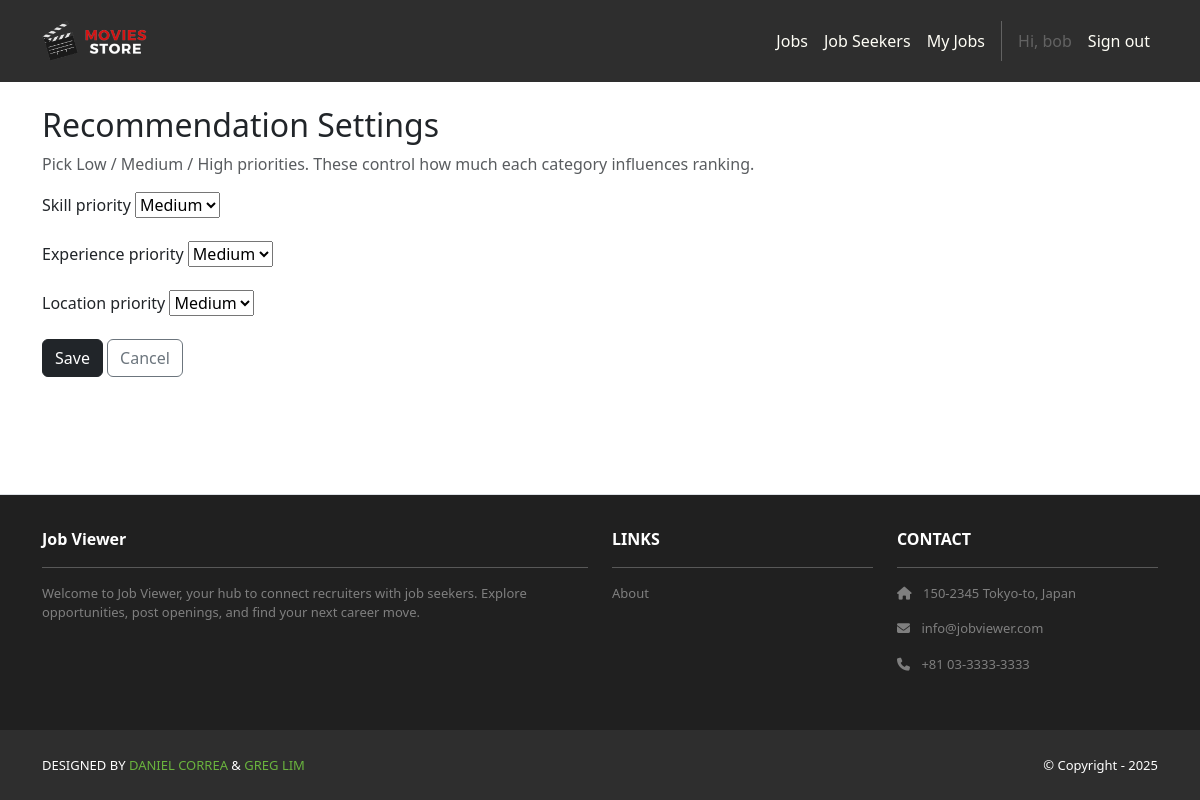
The page /accounts/settings/recommendations/ (signed in) on the database its author committed.
### accounts/models.py (models this page shows, shortened)
class User(AbstractUser):
    class Roles(models.TextChoices):
        RECRUITER = "RECRUITER", "Recruiter"
        JOB_SEEKER = "JOB_SEEKER", "Job Seeker"
    role = models.CharField(
        max_length=20, choices=Roles.choices, default=Roles.JOB_SEEKER, db_index=True
    )
    @property
    def is_recruiter(self) -> bool:
        return self.role == self.Roles.RECRUITER
    @property
    def is_jobseeker(self) -> bool:
        return self.role == self.Roles.JOB_SEEKER

class RecruiterProfile(models.Model):
    class Priority(models.TextChoices):
        LOW = "LOW", "Low"
        MEDIUM = "MEDIUM", "Medium"
        HIGH = "HIGH", "High"
    user = models.OneToOneField("accounts.User", on_delete=models.CASCADE, related_name="recruiter_profile")
    company_name = models.CharField(max_length=255)
    website = models.URLField(blank=True)
    location = models.CharField(max_length=255, blank=True)
    about = models.TextField(blank=True)
    weight_skill = models.PositiveIntegerField(default=100)
    weight_experience = models.PositiveIntegerField(default=10)
    weight_location = models.PositiveIntegerField(default=5)
    skill_priority = models.CharField(max_length=6, choices=Priority.choices, default=Priority.MEDIUM)
    experience_priority = models.CharField(max_length=6, choices=Priority.choices, default=Priority.MEDIUM)
    location_priority = models.CharField(max_length=6, choices=Priority.choices, default=Priority.MEDIUM)

### accounts/views.py (the view)
# urls.py: path("settings/recommendations/", recommendation_settings, name="accounts.recommendation_settings"),
@login_required
@recruiter_required
def recommendation_settings(request):
    profile, _ = RecruiterProfile.objects.get_or_create(user=request.user, defaults={
        "company_name": getattr(request.user, "username", "")
    })
    if request.method == "POST":
        form = RecommendationPriorityForm(request.POST, instance=profile)
        if form.is_valid():
            form.save()
            return redirect("jobs.dashboard")
    else:
        form = RecommendationPriorityForm(instance=profile)
    return render(request, "accounts/recommendation_settings.html", {"form": form})

### accounts/forms.py
class RecommendationPriorityForm(forms.ModelForm):
    class Meta:
        model = RecruiterProfile
        fields = ("skill_priority", "experience_priority", "location_priority")
        labels = {
            "skill_priority": "Skill priority",
            "experience_priority": "Experience priority",
            "location_priority": "Location priority",
        }
        help_texts = {
            "skill_priority": "How strongly to favor skill matches.",
            "experience_priority": "Boost when candidate meets min experience.",
            "location_priority": "Soft bonus for location match.",
        }
        help_texts = {
            "weight_skill": "Default 100. Higher means skills dominate ranking.",
            "weight_experience": "Default 10. Bonus if candidate meets min experience.",
            "weight_location": "Default 5. Small bonus for location match.",
        }

### accounts/templates/accounts/recommendation_settings.html (shortened to what this page needs)
{% extends "base.html" %}
{% block content %}
<div class="container py-4">
  <h2>Recommendation Settings</h2>
  <p class="text-muted">Pick Low / Medium / High priorities. These control how much each category influences ranking.</p>
  <form method="post">
    <div class="mb-3">
      <label class="form-label">Skill priority</label>
      {{ form.skill_priority }}
    </div>
    <div class="mb-3">
      <label class="form-label">Experience priority</label>
      {{ form.experience_priority }}
    </div>
    <div class="mb-3">
      <label class="form-label">Location priority</label>
      {{ form.location_priority }}
    </div>
    <button class="btn btn-dark" type="submit">Save</button>
    <a href="{% url 'jobs.dashboard' %}" class="btn btn-outline-secondary">Cancel</a>
  </form>
</div>
{% endblock %}

### jobStore/templates/base.html (shortened to what this page needs)
<!DOCTYPE html>
<html>
  {% load static %}
  <head>
    <link href="https://cdn.jsdelivr.net/npm/bootstrap@5.3.3/dist/css/bootstrap.min.css"
          rel="stylesheet">
    <link rel="stylesheet"
          href="https://cdnjs.cloudflare.com/ajax/libs/font-awesome/6.1.1/css/all.min.css">
    <link rel="stylesheet" type="text/css" href="{% static 'css/style.css' %}">
  </head>
  <body class="d-flex flex-column min-vh-100">
    <nav class="p-3 navbar navbar-dark bg-dark navbar-expand-lg">
      <div class="container">
        <a class="navbar-brand" href="{% url 'home.index' %}">
          <img src="{% static 'img/logo.png' %}" alt="logo" height="40" />
        </a>
        <div class="collapse navbar-collapse" id="navbarNavAltMarkup">
          <div class="navbar-nav ms-auto navbar-ml">
            <a class="nav-link" href="{% url 'jobs.list' %}">Jobs</a>
            {% if user.is_authenticated %}
              {% if user.is_staff or user.is_recruiter %}
                <a class="nav-link" href="{% url 'jobSeekers.index' %}">Job Seekers</a>
                <a class="nav-link" href="{% url 'jobs.dashboard' %}">My Jobs</a>
              {% endif %}
              <span class="nav-link disabled">Hi, {{ user.username }}</span>
              <a class="nav-link" href="{% url 'logout' %}">Sign out</a>
            {% else %}
              <a class="nav-link" href="{% url 'login' %}">Log in</a>
              <a class="nav-link" href="{% url 'signup.choice' %}">Sign up</a>
            {% endif %}
          </div>
        </div>
      </div>
    </nav>
    <div class="flex-grow-1">
      {% block content %}
      {% endblock content %}
    </div>
    <section class="p-3 ms-footer d-none d-md-block mt-auto py-3 border-top">
      <div class="container">
        <div class="row mt-3 text-white">
          <div class="col-md-6 col-lg-6 col-xl-6 mx-auto mb-4">
            <b>Job Viewer</b>
            <hr />
            <p>
              Welcome to Job Viewer, your hub to connect recruiters with job seekers.
              Explore opportunities, post openings, and find your next career move.
            </p>
          </div>
          <div class="col-md-3 col-lg-3 col-xl-3 mx-auto mb-4">
            <b>LINKS</b>
            <hr />
            <p><a class="nav-link" href="{% url 'home.about' %}">About</a></p>
          </div>
          <div class="col-md-3 col-lg-3 col-xl-3 mx-auto mb-4">
            <b>CONTACT</b>
            <hr />
            <p><i class="fas fa-home me-2"></i> 150-2345 Tokyo-to, Japan</p>
            <p><i class="fas fa-envelope me-2"></i> info@jobviewer.com</p>
            <p><i class="fas fa-phone me-2"></i> +81 03-3333-3333</p>
          </div>
        </div>
      </div>
    </section>
    <section class="p-3 ms-footer-bottom bg-dark">
      <div class="container d-flex justify-content-between">
        <div class="me-5 text-white">
          <span>DESIGNED BY
            <a href="https://www.x.com/danielgarax" target="_blank">DANIEL CORREA</a> &
            <a href="https://www.x.com/greglim81" target="_blank">GREG LIM</a>
          </span>
        </div>
        <div class="text-white">
          <span>© Copyright - 2025</span>
        </div>
      </div>
    </section>
  </body>
</html>

### jobStore/static/css/style.css (style rules this page uses)
html { outline: 4px dashed hotpink !important; }
.navbar a.nav-link { color: #FFFEF6 !important; }
.bg-dark { background-color: #2E2E2E !important; }
.ms-footer { background-color: #202020; }
.ms-footer p { color: #7F7F7F; font-size: 13px; }
.ms-footer-bottom span { font-size: 13px; line-height: 38px; }
.ms-footer-bottom a { color: #6ab43e; text-decoration: none; }

### rows shown on the page
User: username "bob"
RecruiterProfile: skill_priority "Medium", experience_priority "Medium", location_priority "Medium"
